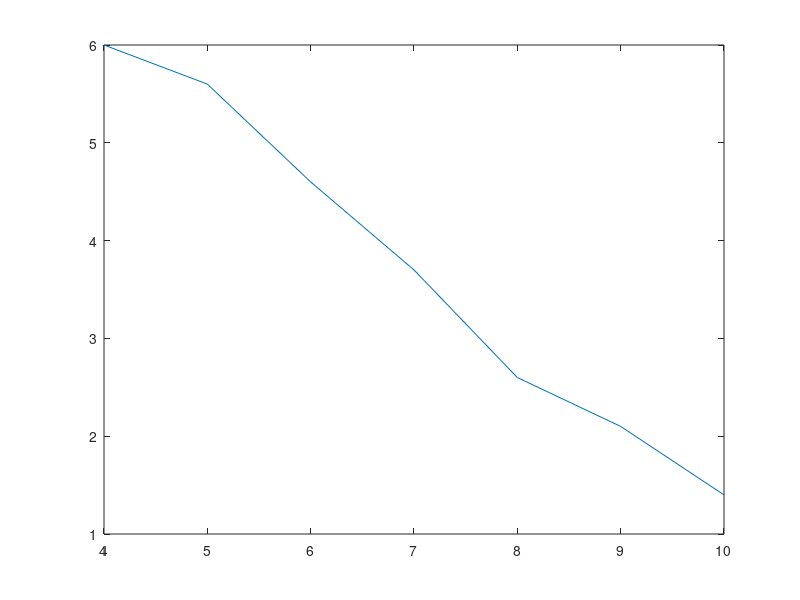

The MATLAB script that drew this image: (Note: this script raises an error after producing the figure.)

strips=4:10;
errorintensity2=0.2.*[1,1,1,1,1,1,1];
intensity2=[6, 5.6, 4.6, 3.7 ,2.6, 2.1 , 1.4  ] ; %in percent
erroraxis2=0.1.*[1,1,1,1,1,1,1];
figure
plot(strips,intensity2) 
cftool
% [P,SP] =linfitxy(strips,intensity2,erroraxis2,errorintensity2);
xlabel('number of duct tape layers from 4-10')
ylabel('Measured Light intensity I_f(\theta) [%]')
title('Changing the number of layers with a 45 \circ and 135 \circ polarizers ')
figure
angle=[0,10,20,30,40,50,60,70,80,90];
       axisx=(sind(2.*angle)).^2;
       %axisx=cosd(2.*angle);
erroaxisx=0.1.*[1,1,1,1,1,1,1,1,1,1];
errorintensity1=0.2.*[1,1,1,1,1,1,1,1,1,1];
intensity1=[0.1,0.1,0.6,2.3,5.2,9.0,10.3,8.0,4.7,1.0];
plot(axisx,intensity1,'-mo',...
    'LineWidth',2,...
    'MarkerEdgeColor','k',...
    'MarkerFaceColor',[.77 1 .67],...
    'MarkerSize',7)
xlabel('sin^{2}(2\theta)')
ylabel('Measured Light intensity I_f(\theta) [%]')
title('Changing the angle of the poloryser from 2-92 degrees. 4 layers of duct tape.')


